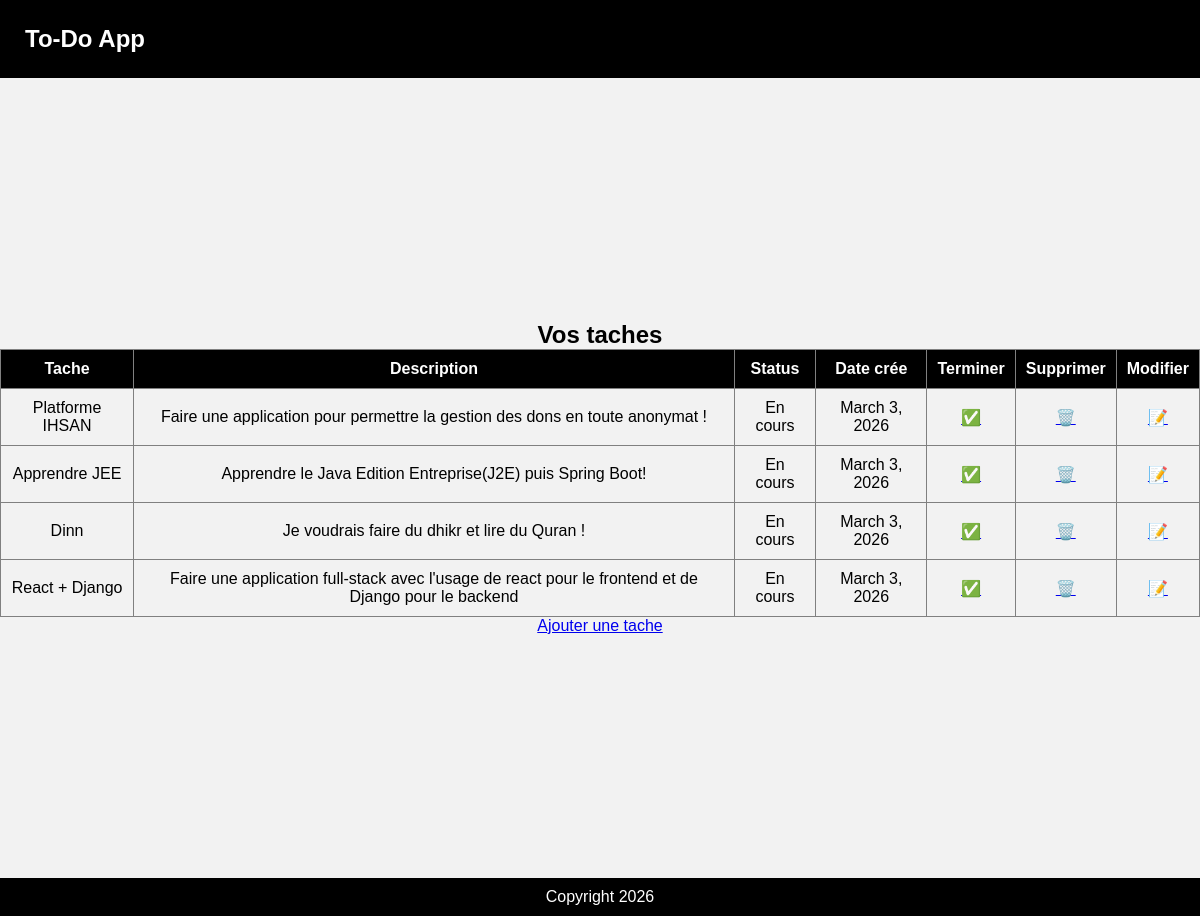
Screenshot of /view/ with the database file from the repository.
### Task/models.py (models this page shows, shortened)
class Task(models.Model):
    name = models.CharField(max_length=40)
    description = models.TextField(max_length=150)
    status = models.BooleanField(default=True)
    date_created = models.DateField(auto_now_add=True)

### Task/views.py (the view)
# urls.py: path('view/', Task.views.viewTask, name='view'),
def viewTask(request):
    tasks = Task.objects.all()
    return render(request, 'task/viewTask.html', {"tasks":tasks})

### Task/templates/task/viewTask.html (shortened to what this page needs)
{% extends "base.html" %}
{% block content %}
    <h1>Vos taches</h1>
    <table border=1>
        <tr>
            <th>Tache</th>
            <th>Description</th>
            <th>Status</th>
            <th>Date crée</th>
            <th>Terminer</th>
            <th>Supprimer</th>
            <th>Modifier</th>
        </tr>
        {% for task in tasks %}
            <tr>
                <td>{{ task.name }}</td>
                <td>{{ task.description }}</td>
                <td>{{ task.status|yesno:'En cours,Terminé' }}</td>
                <td>{{ task.date_created }}</td>
                <td><a href="#">✅</a></td>
                <td><a href="/deleteTask/{{task.id}}">🗑️</a></td>
                <td><a href="/changeTask/{{task.id}}">📝</a></td>
            </tr>
        {% endfor %}
    </table>
    <a href="{% url 'add' %}">Ajouter une tache</a>
{% endblock %}

### templates/base.html (shortened to what this page needs)
{% load static %}
<!DOCTYPE html>
<html lang="en">
<head>
    <link rel="stylesheet" href="{% static 'style.css' %}">
</head>
<body>
    <header>
        {% block header %}
            <h2>To-Do App</h2>
        {% endblock %}
    </header>
    <main>
        <section>
            {% block content %}
            {% endblock %}
        </section>
    </main>
    <footer>
        Copyright 2026
    </footer>
</body>
</html>

### static/style.css (style rules this page uses)
* { padding:0; margin:0; }
body { font-family: 'Arial'; background-color: #f2f2f2f2; }
main { min-height: 100vh; display: flex; flex-direction: column; justify-content: center; align-items: center; }
header, footer { background-color: #000; color: white; }
header { padding: 25px; display: flex; flex-direction: row; justify-content: space-between; }
footer { padding: 10px; text-align: center; }
table { border-collapse: collapse; }
th { background-color: #000; color:white; }
th,td { padding: 10px; }
section { text-align: center; }

### rows the page displays
Task: name "Platforme IHSAN", description "Faire une application pour permettre la gestion des dons en toute anonymat !", status "En cours", date_created "March 3, 2026"
Task: name "Apprendre JEE", description "Apprendre le Java Edition Entreprise(J2E) puis Spring Boot!", status "En cours", date_created "March 3, 2026"
Task: name "Dinn", description "Je voudrais faire du dhikr et lire du Quran !", status "En cours", date_created "March 3, 2026"
Task: name "React + Django", description "Faire une application full-stack avec l'usage de react pour le frontend et de Django pour le backend", status "En cours", date_created "March 3, 2026"
